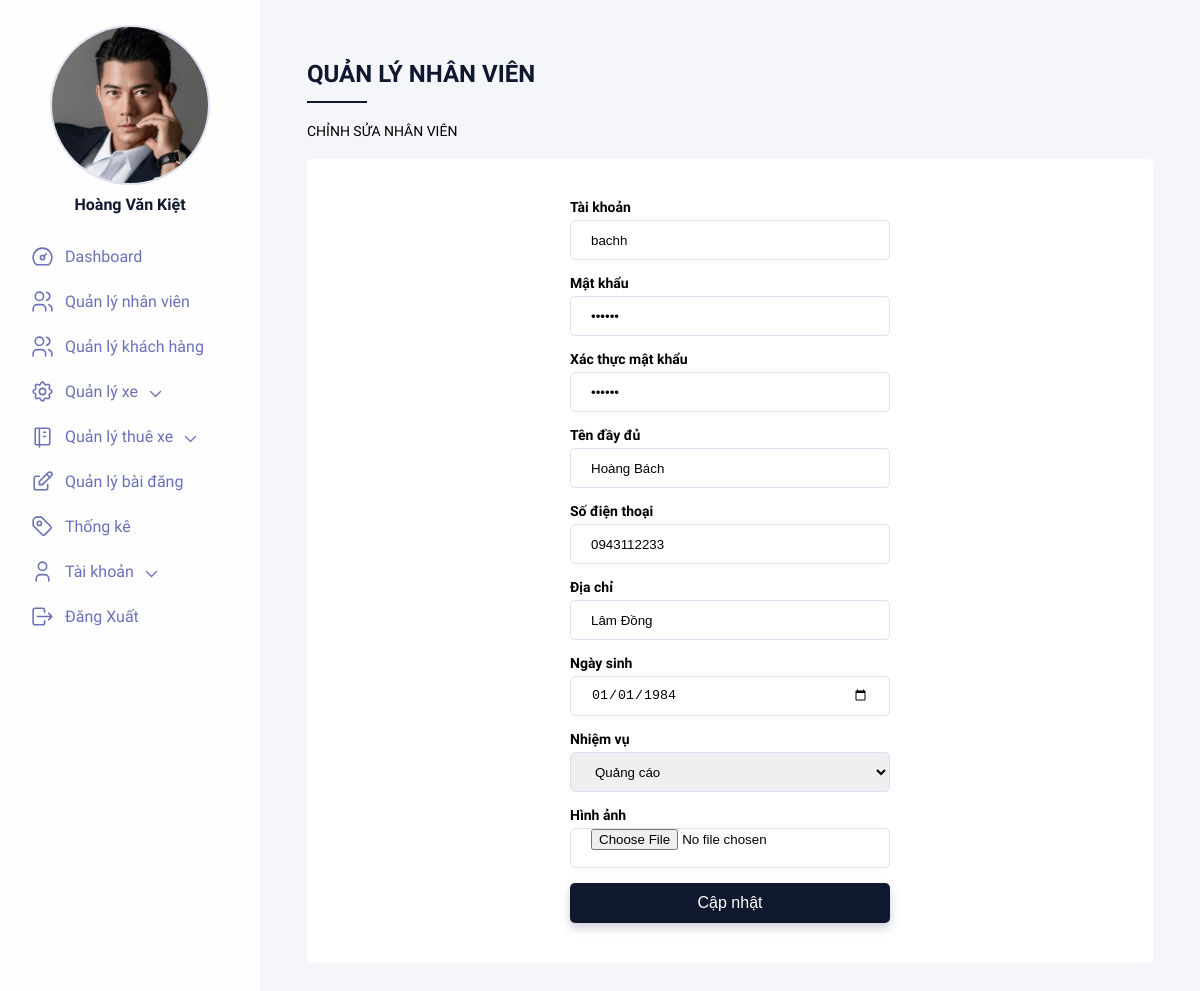
Page /Admin/update_emp.php?Id=7 (signed in) on the committed database.
### tables this page shows
CREATE TABLE `users` (
  `Id` int(11) NOT NULL,
  `UserName` varchar(100) NOT NULL,
  `Password` varchar(50) NOT NULL,
  `FullName` varchar(100) NOT NULL,
  `Phone` varchar(10) NOT NULL,
  `Address` text NOT NULL,
  `Birthday` date NOT NULL,
  `RoleName` varchar(30) NOT NULL,
  `Avatar` varchar(255) NOT NULL
);

### Admin/update_emp.php (the view, shortened to what this page needs)
<?php
require('connectDb.php');
$empId = $_GET['Id'];
$emp = $conn->query("select * from users where Id=" . $empId)->fetch();
?>
<!DOCTYPE html>
<html lang="en">
<head>
    <link rel="stylesheet" href="css/main.css">
</head>
<body>
    <div class="wrapper">
        <div class="container">
            <div class="dashboard">
                <div class="left">
                    <div class="left__content">
                        <?php include('leftmenu.php') ?>
                    </div>
                </div>
                <div class="right">
                    <div class="right__content">
                        <div class="right__title">Quản lý nhân viên</div>
                        <p class="right__desc">Chỉnh sửa nhân viên</p>
                        <div class="right__formWrapper">
                            <form action="" method="post" enctype="multipart/form-data">
                                <div class="right__inputWrapper">
                                    <label for="username">Tài khoản</label>
                                    <input type="text" required name="user" value="<?php echo $emp['UserName'] ?>">
                                </div>
                                <div class="right__inputWrapper">
                                    <label for="password">Mật khẩu</label>
                                    <input type="password" required name="pass" value="<?php echo $emp['Password'] ?>">
                                </div>
                                <div class="right__inputWrapper">
                                    <label for="repass">Xác thực mật khẩu</label>
                                    <input type="password" required name="repass" value="<?php echo $emp['Password'] ?>">
                                </div>
                                <div class="right__inputWrapper">
                                    <label for="name">Tên đầy đủ</label>
                                    <input type="text" required name="name" value="<?php echo $emp['FullName'] ?>">
                                </div>
                                <div class="right__inputWrapper">
                                    <label for="phone">Số điện thoại</label>
                                    <input type="text" required name="phone" value="<?php echo $emp['Phone'] ?>">
                                </div>
                                <div class="right__inputWrapper">
                                    <label for="address">Địa chỉ</label>
                                    <input type="text" required name="address" value="<?php echo $emp['Address'] ?>">
                                </div>
                                <div class="right__inputWrapper">
                                    <label for="birthday">Ngày sinh</label>
                                    <input type="date" required name="birthday" value="<?php echo $emp['Birthday'] ?>">
                                </div>
                                <div class="right__inputWrapper">
                                    <label for="p_category">Nhiệm vụ</label>
                                    <select id="cbb" name="rolename">
                                        <option value="marketing">Quảng cáo</option>
                                    </select>
                                </div>
                                <div class="right__inputWrapper">
                                    <label for="avatar">Hình ảnh</label>
                                    <input name="avatar" type="file" accept="image/*">
                                </div>
                                <button class="btn" type="submit" name="btnUpdate" value="up">Cập nhật</button>
                            </form>
                        </div>
                    </div>
                </div>
            </div>
        </div>
    </div>
</body>
</html>

### Admin/css/main.css (style rules this page uses)
* { margin: 0; padding: 0; list-style: none; border: 0; -webkit-tap-highlight-color: transparent; text-decoration: none; color: inherit; box-sizing: border-box; }
body { font-family: "Muli", sans-serif; background-color: #e2dff2; }
.btn { width: 100%; height: 40px; background-color: #10182f; border-radius: 5px; color: white; font-size: 16px; box-shadow: 0px 5px 10px rgba(116, 116, 156, 0.35); transition: all 0.2s ease; cursor: pointer; }
.wrapper { display: grid; grid-template-columns: 1fr; justify-content: center; align-items: center; height: 100vh; box-sizing: border-box; }
.wrapper .container { width: 100%; max-width: 1440px; height: 100%; margin: 0 auto; transition: all 0.4s ease; overflow: hidden; }
.dashboard { display: flex; background: #f5f6fa; height: 100%; width: 100%; }
.left { background: #fefefe; width: 100%; max-width: 260px; display: flex; justify-content: flex-start; align-items: center; flex-direction: column; transition: all 0.6s 0.2s ease; z-index: 2; overflow-y: scroll; }
.left__content { width: calc(260px - 40px); padding-top: 25px; padding-bottom: 10px; }
.right { width: 100%; height: 100%; overflow-y: scroll; }
.right__content { padding: 60px 5%; }
.right__title { color: #10182f; font-size: 24px; font-weight: bold; text-transform: uppercase; position: relative; padding-bottom: 15px; margin-bottom: 20px; }
.right__title:before { content: ""; position: absolute; width: 60px; height: 2px; background-color: #10182f; bottom: 0; }
.right__desc { margin-bottom: 20px; text-transform: uppercase; font-size: 14px; }
.right__formWrapper { background-color: white; padding: 40px; border-radius: 5px; }
.right__formWrapper form { display: flex; flex-direction: column; width: 100%; max-width: 320px; margin: 0 auto; }
.right__inputWrapper { display: flex; flex-direction: column; margin-bottom: 15px; }
.right__inputWrapper label { margin-bottom: 5px; font-size: 14px; font-weight: bold; }
.right__inputWrapper input { height: 40px; width: 100%; border: solid 1px #dae1f5; border-radius: 5px; padding: 0 20px; transition: all 0.2s ease; }
.right__inputWrapper select { height: 40px; border: solid 1px #dae1f5; border-radius: 5px; padding: 0 20px; }

### rows in the picture
users: user "bachh", name "Hoàng Bách", phone "0943112233", address "Lâm Đồng", birthday "01/01/1984"

### other values in the picture
$_SESSION['user']['FullName'] "Hoàng Văn Kiệt"
